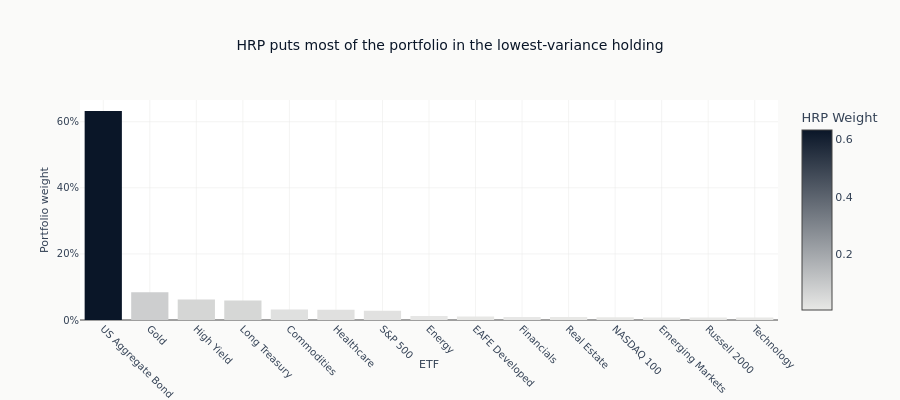

The notebook cell this image was saved under:
### Code cell
# Visualization
fig = px.bar(
    weights_df,
    x="Name",
    y="HRP Weight",
    title="HRP puts most of the portfolio in the lowest-variance holding",
    color="HRP Weight",
    color_continuous_scale=[COLORS["silver_muted"], COLORS["blue"]],
)
fig.update_layout(
    height=400,
    xaxis_tickangle=45,
    xaxis_title="ETF",
    yaxis_title="Portfolio weight",
    yaxis_tickformat=".0%",
)
show_plotly_with_alt(
    fig,
    "Bars of HRP weight per ETF, sorted from largest to smallest, with one bond fund holding the majority of the portfolio and the rest falling away sharply.",
)

### Figure 1 — Plotly figure (JSON) as saved in the notebook; plotly's stock layout.template omitted (floating-point values rounded to 4 significant figures)
{"data": [{"hovertemplate": "Name=%{x}<br>HRP Weight=%{marker.color}<extra></extra>", "legendgroup": "", "marker": {"color": [0.6324, 0.08363, 0.06215, 0.05898, 0.03195, 0.03098, 0.02775, 0.01239, 0.01052, 0.009209, 0.008758, 0.008106, 0.007786, 0.007723, 0.007636], "coloraxis": "coloraxis", "pattern": {"shape": ""}}, "name": "", "orientation": "v", "showlegend": false, "textposition": "auto", "type": "bar", "x": ["US Aggregate Bond", "Gold", "High Yield", "Long Treasury", "Commodities", "Healthcare", "S&P 500", "Energy", "EAFE Developed", "Financials", "Real Estate", "NASDAQ 100", "Emerging Markets", "Russell 2000", "Technology"], "xaxis": "x", "y": [0.6324, 0.08363, 0.06215, 0.05898, 0.03195, 0.03098, 0.02775, 0.01239, 0.01052, 0.009209, 0.008758, 0.008106, 0.007786, 0.007723, 0.007636], "yaxis": "y"}], "layout": {"barmode": "relative", "coloraxis": {"colorbar": {"title": {"text": "HRP Weight"}}, "colorscale": [[0.0, "#e8e8e6"], [1.0, "#0a1628"]]}, "height": 400, "legend": {"tracegroupgap": 0}, "title": {"text": "HRP puts most of the portfolio in the lowest-variance holding"}, "xaxis": {"anchor": "y", "domain": [0.0, 1.0], "tickangle": 45, "title": {"text": "ETF"}}, "yaxis": {"anchor": "x", "domain": [0.0, 1.0], "tickformat": ".0%", "title": {"text": "Portfolio weight"}}}}
